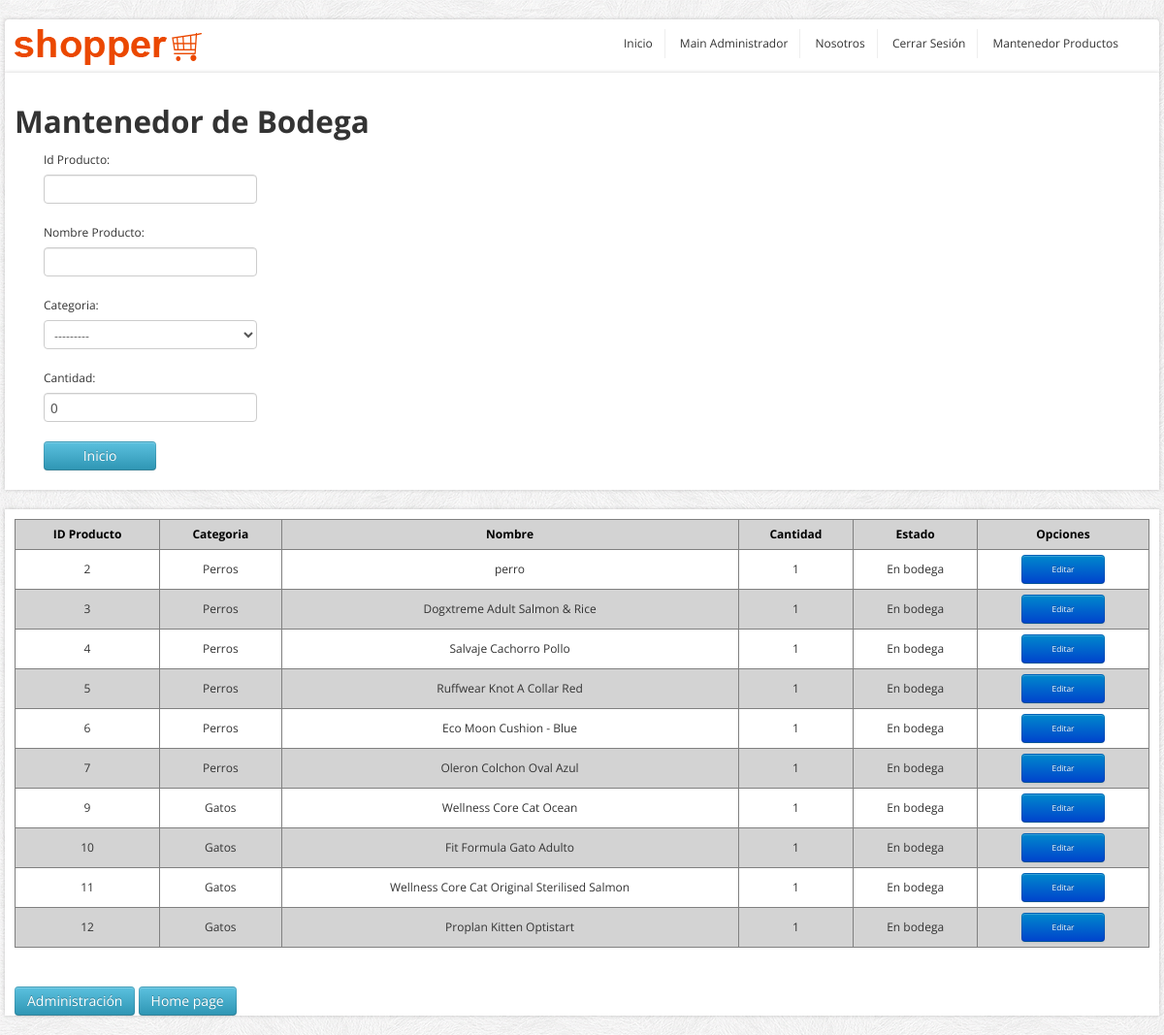
The app's page /maestro_bodega/ins/-1 (signed in), older data.
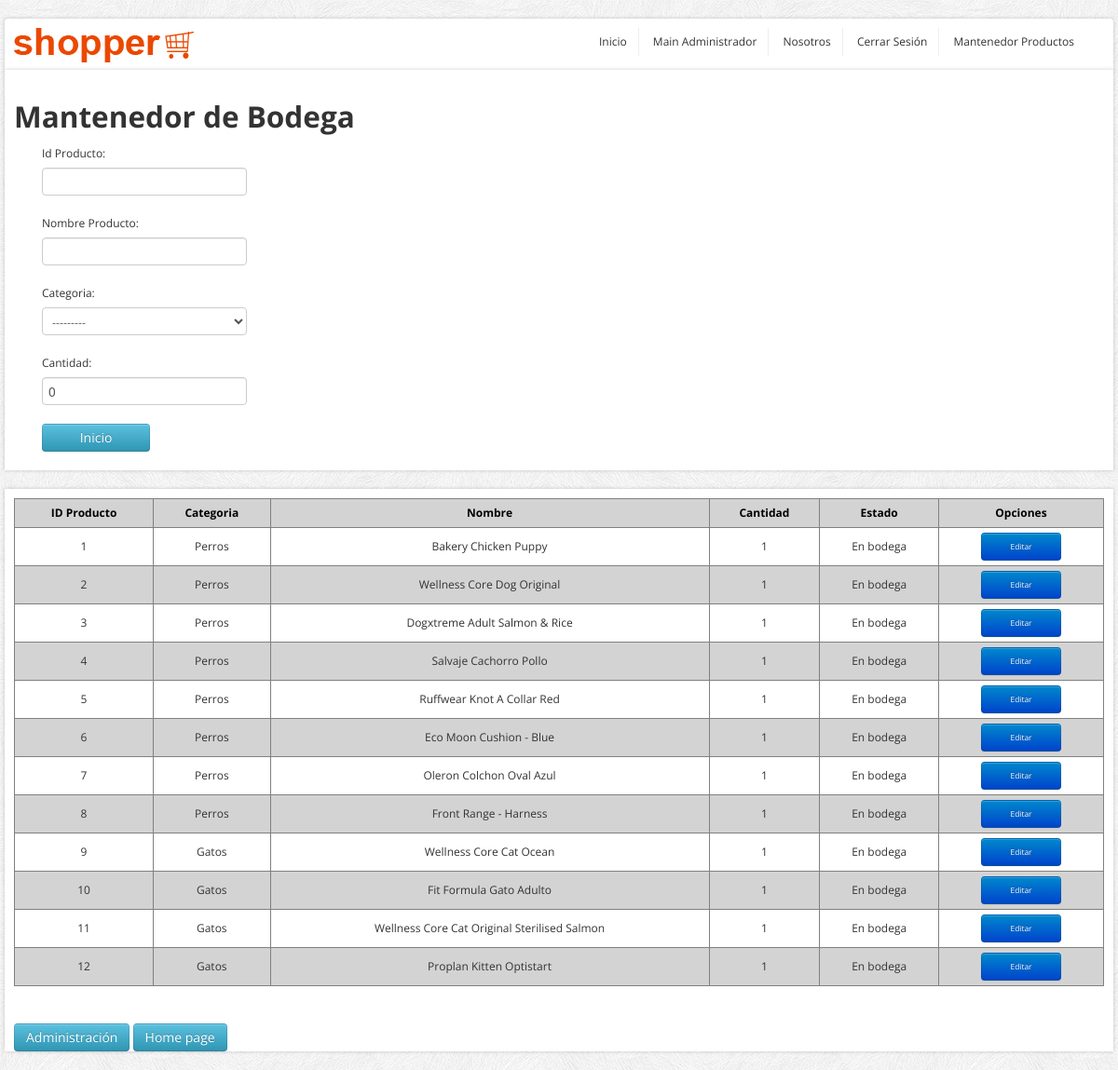
The same page, newer data.
### core/models.py (models this page shows, shortened)
class Producto(models.Model):
    idProducto = models.IntegerField(primary_key=True, verbose_name="Id Producto")
    nomProducto = models.CharField(max_length=80, blank=False, null=False, verbose_name="Nombre Producto")
    descripcion = models.CharField(max_length=300, null=True, blank=True, verbose_name="Descripción")
    precio = models.IntegerField(verbose_name="Precio")
    porcDesctoSubscriptor = models.IntegerField(blank=False, null=False, default=0,verbose_name="Porcentaje Descuento Suscriptor")
    porcDesctoOferta = models.IntegerField(blank=False, null=False, default=0,verbose_name="Porcentaje Descuento Oferta")
    imagen = models.ImageField(upload_to="images/", default="sinfoto.jpg", null=False, blank=False, verbose_name="Imagen Producto")
    cantidad= models.IntegerField(blank=False, null=False, default=0,verbose_name="Cantidad")
    categoria = models.ForeignKey(Categoria, on_delete=models.DO_NOTHING)

class Categoria(models.Model):
    idCategoria = models.IntegerField(primary_key=True, verbose_name="Id de categoría")
    nombreCategoria = models.CharField(max_length=80, blank=False, null=False, verbose_name="Nombre de la categoría")
    def __str__(self):
        return self.nombreCategoria

### core/views.py (the view, shortened to what this page needs)
# urls.py: path('maestro_bodega/<action>/<id>', maestro_bodega, name="maestro_bodega"),
def maestro_bodega(request, action, id):
    if not (request.user.is_authenticated and request.user.is_staff):
        return redirect(home)
    data = {"mesg": "", "form": BodegaForm, "action": action, "id": id}
    data["list"] = Producto.objects.all().order_by('idProducto')
    return render(request, "core/maestro_bodega.html", data)

### core/templates/core/maestro_bodega.html (shortened to what this page needs)
{% load static %}
<!DOCTYPE html>
<html lang="en">
	<head>
		<link href="../../static/core/css/bootstrap/css/bootstrap.min.css" rel="stylesheet">
		<link href="../../static/core/css/bootstrap/css/bootstrap-responsive.min.css" rel="stylesheet">
		<link href="../../static/core/css/themes/css/bootstrappage.css" rel="stylesheet"/>
		<link href="../../static/core/css/themes/css/flexslider.css" rel="stylesheet"/>
		<link href="../../static/core/css/themes/css/main.css" rel="stylesheet"/>
		<link href="{% static 'core/css/forms.css'%}" rel="stylesheet">
	</head>
    <body>
		<div id="top-bar" class="container">
			<div class="row container-fluid">
					<ul class="user-menu">
						<div class="pull-left">
							<a href="index.html" class="logo pull-left"><img src="../../static/core/css/themes/images/logo.png" class="site_logo" alt=""></a>
						</div>
						<div class="pull-right">
							<li><a href="{% url 'home' %}">Inicio</a></li>
							<li><a href="{% url 'mainAdministrador' %}">Main Administrador</a></li>
							<li><a href="{% url 'sobre_nosotros' %}">Nosotros</a></li>
							<li><a href="{% url 'cerrar_sesion' %}">Cerrar Sesión</a></li>
							<li><a href="{% url 'maestro_producto' 'ins' -1 %}">Mantenedor Productos</a></li>
						</div>
					</ul>
			</div>
		</div>
		<div id="wrapper" class="container">
			<section class="main-content">
			    <br>
				<h2><span>Mantenedor de Bodega</span></h2>
                <div class="span5">
					{% if form %}
					<form method="POST" action="" enctype="multipart/form-data" id="formulario">
						<div class="form-group">
							{% csrf_token %} {{ form.as_p }}
						</div>
						<a class="btn btn-info btnwidth" href="{% url 'home' %}">Inicio</a>
					</form>
					{% endif %}
				</div>
			</section>
		</div>
		<div id="wrapper" class="container">
			<section class="main-content">
				{% if list %}
				<table id="tabla_datos">
					<thead>
						<tr>
							<th>ID Producto</th>
							<th>Categoria</th>
							<th>Nombre</th>
							<th>Cantidad</th>
							<th>Estado</th>
							<th class="titulo_boton">Opciones</th>
						</tr>
					</thead>
					<tbody>
						{% for pro in list %}
						<tr>
							<td align="center">{{ pro.idProducto }}</td>
							<td align="center">{{ pro.categoria }}</td>
							<td align="center">{{ pro.nomProducto }}</td>
							<td align="center">{{ pro.cantidad }}</td>
							<td align="center">En bodega</td>
							<td align="center">
								<a href="{% url 'maestro_bodega' 'upd' pro.idProducto %}"
									class="btn btn-primary btn-sm boton_chico">Editar
								</a>
							</td>
						</tr>
						{% endfor %}
					</tbody>
				</table>
				{% endif %}
				<br>
				<a href="http://127.0.0.1:8000/admin" class="btn btn-info btn-sm">Administración</a>
				<a href="{% url 'home' %}" class="btn btn-info btn-sm">Home page</a>
			</section>
		</div>
    </body>
</html>

Row changes from the older to the newer data that the page shows:
added Producto: idProducto "1", categoria "Perros", nomProducto "Bakery Chicken Puppy", cantidad "1"
changed Producto id 2: nomProducto "perro" → "Wellness Core Dog Original"
added Producto: idProducto "8", categoria "Perros", nomProducto "Front Range - Harness", cantidad "1"
